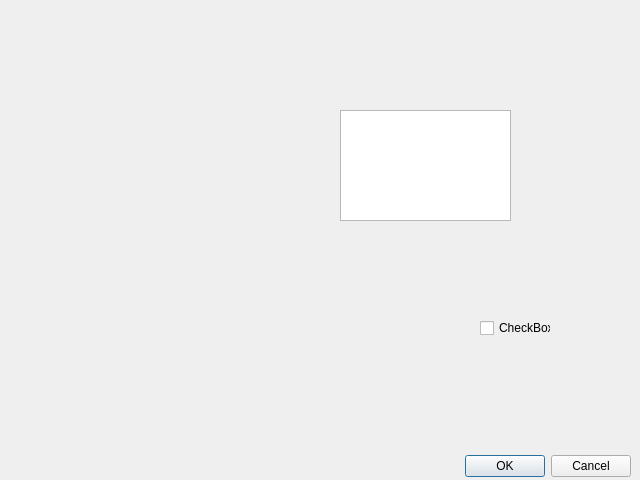
<?xml version="1.0" encoding="UTF-8"?>
<ui version="4.0">
 <class>Dialog</class>
 <widget class="QDialog" name="Dialog">
  <property name="geometry">
   <rect>
    <x>0</x>
    <y>0</y>
    <width>640</width>
    <height>480</height>
   </rect>
  </property>
  <property name="windowTitle">
   <string>Dialog</string>
  </property>
  <widget class="QDialogButtonBox" name="buttonBox">
   <property name="geometry">
    <rect>
     <x>10</x>
     <y>450</y>
     <width>621</width>
     <height>32</height>
    </rect>
   </property>
   <property name="mouseTracking">
    <bool>false</bool>
   </property>
   <property name="orientation">
    <enum>Qt::Horizontal</enum>
   </property>
   <property name="standardButtons">
    <set>QDialogButtonBox::Cancel|QDialogButtonBox::Ok</set>
   </property>
   <property name="centerButtons">
    <bool>false</bool>
   </property>
  </widget>
  <widget class="QCheckBox" name="checkBox">
   <property name="geometry">
    <rect>
     <x>480</x>
     <y>320</y>
     <width>71</width>
     <height>16</height>
    </rect>
   </property>
   <property name="text">
    <string>CheckBox</string>
   </property>
  </widget>
  <widget class="QListView" name="listView">
   <property name="geometry">
    <rect>
     <x>340</x>
     <y>110</y>
     <width>171</width>
     <height>111</height>
    </rect>
   </property>
  </widget>
 </widget>
 <resources/>
 <connections>
  <connection>
   <sender>buttonBox</sender>
   <signal>accepted()</signal>
   <receiver>Dialog</receiver>
   <slot>accept()</slot>
   <hints>
    <hint type="sourcelabel">
     <x>248</x>
     <y>254</y>
    </hint>
    <hint type="destinationlabel">
     <x>157</x>
     <y>274</y>
    </hint>
   </hints>
  </connection>
  <connection>
   <sender>buttonBox</sender>
   <signal>rejected()</signal>
   <receiver>Dialog</receiver>
   <slot>reject()</slot>
   <hints>
    <hint type="sourcelabel">
     <x>316</x>
     <y>260</y>
    </hint>
    <hint type="destinationlabel">
     <x>286</x>
     <y>274</y>
    </hint>
   </hints>
  </connection>
 </connections>
</ui>
